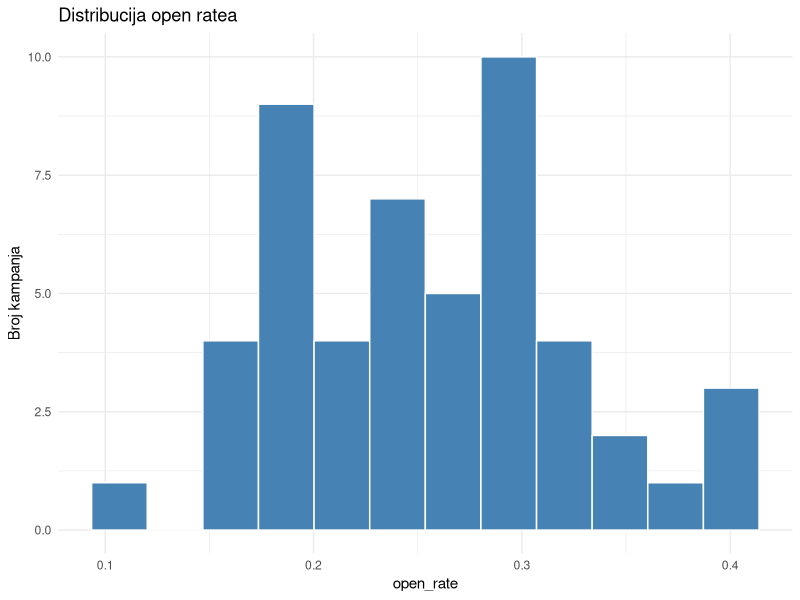
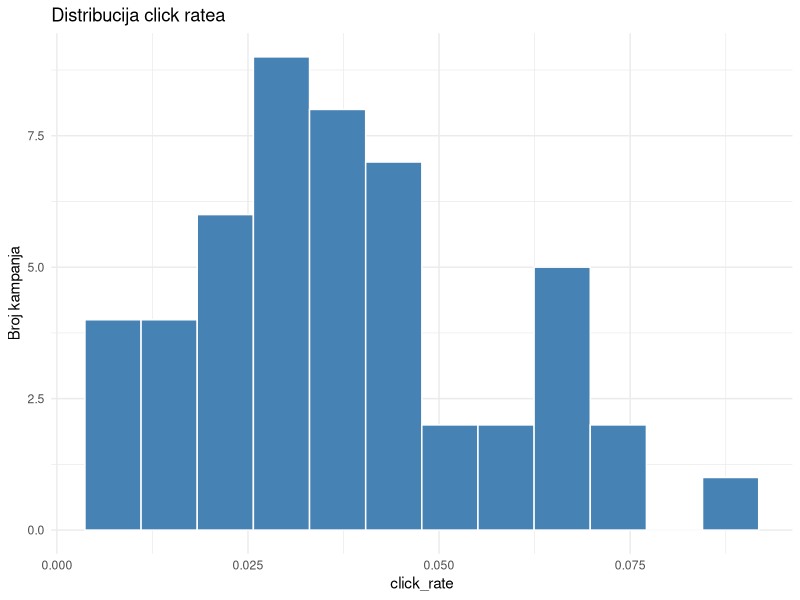
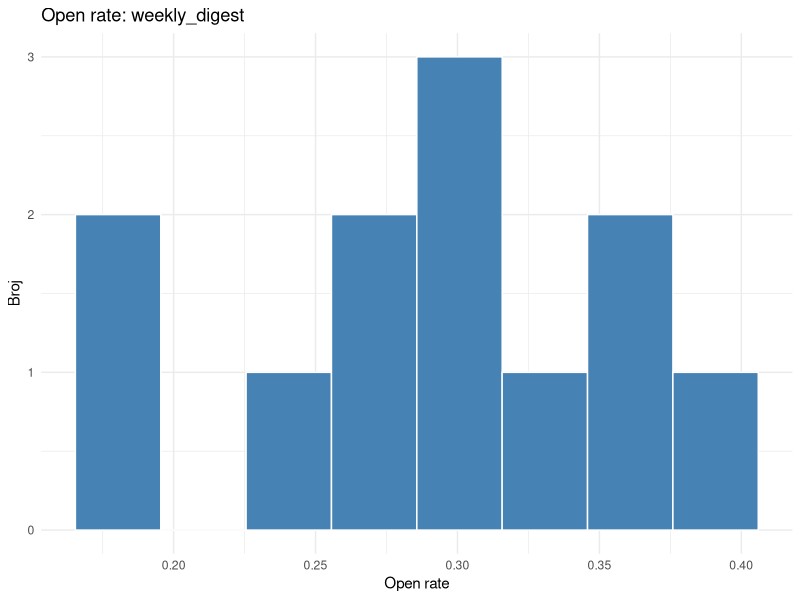
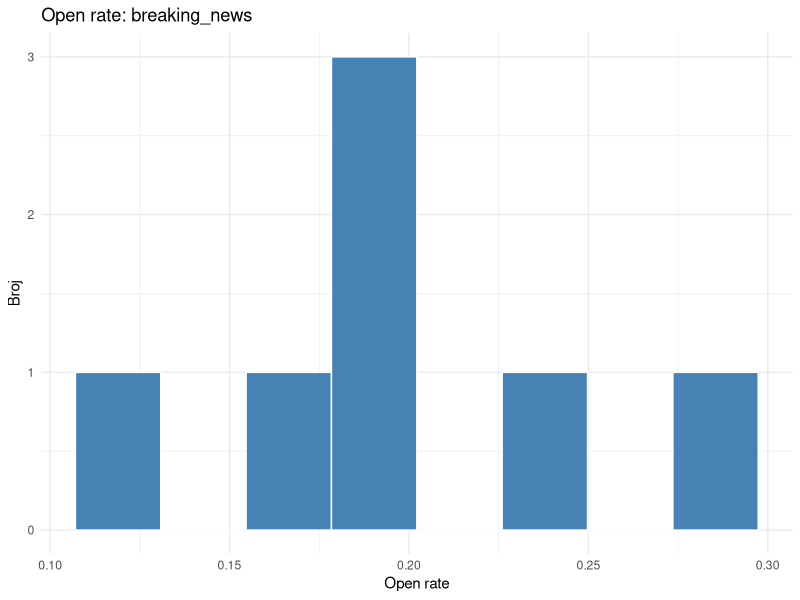
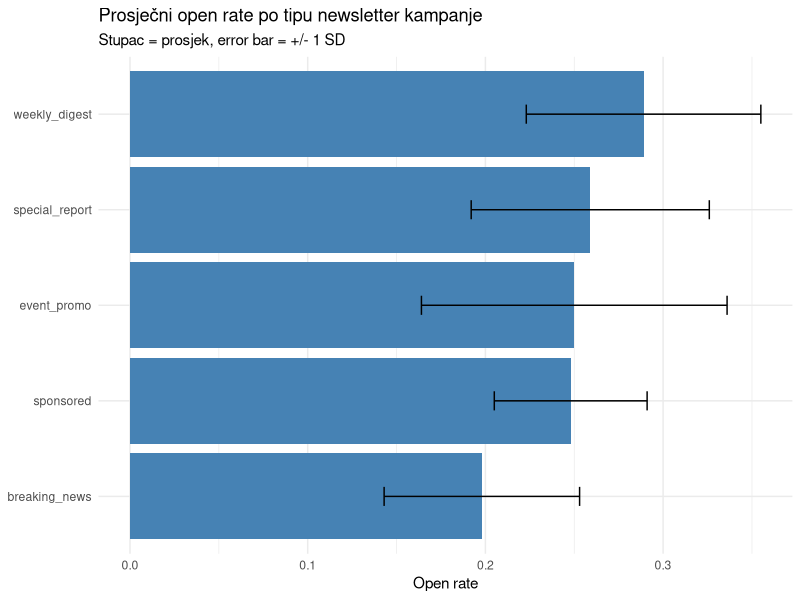
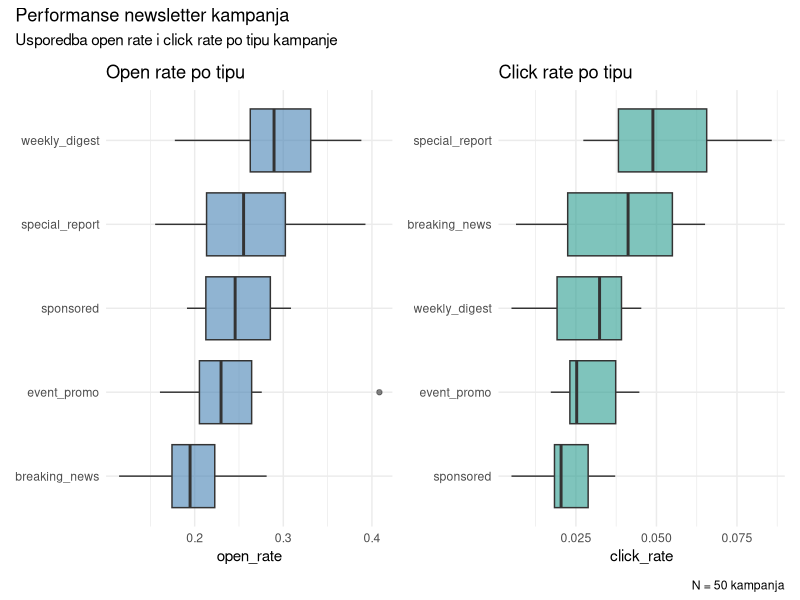
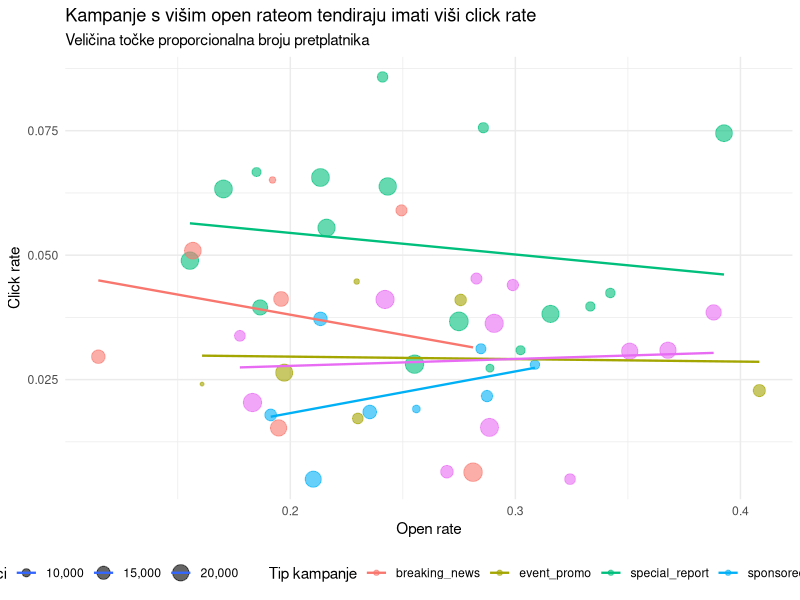

The R script that drew these images, in order:
## ---- chunk 1
#| label: setup
#| echo: true
#| message: false
#| warning: false

library(tidyverse)
## ---- chunk 2
#| label: ucitavanje-podataka
#| echo: true
#| message: false
#| warning: false

nl <- read_csv("../resources/datasets/newsletter_campaigns.csv")
glimpse(nl)
## ---- chunk 3
#| label: pregled-podataka
#| echo: true
#| message: false
#| warning: false

nl |>
  count(campaign_type, sort = TRUE)
## ---- chunk 4
#| label: kopiranje-koda
#| echo: true
#| message: false
#| warning: false

# Sažetak za weekly digest
nl |>
  filter(campaign_type == "weekly_digest") |>
  summarise(
    n = n(),
    or_prosjek = round(mean(open_rate), 3),
    or_medijan = round(median(open_rate), 3),
    or_sd = round(sd(open_rate), 3)
  )

# Sažetak za breaking news (kopiran kod s jednom promjenom)
nl |>
  filter(campaign_type == "breaking_news") |>
  summarise(
    n = n(),
    or_prosjek = round(mean(open_rate), 3),
    or_medijan = round(median(open_rate), 3),
    or_sd = round(sd(open_rate), 3)
  )
## ---- chunk 5
#| label: group-by-rjesenje
#| echo: true
#| message: false
#| warning: false

nl |>
  group_by(campaign_type) |>
  summarise(
    n = n(),
    or_prosjek = round(mean(open_rate), 3),
    or_medijan = round(median(open_rate), 3),
    or_sd = round(sd(open_rate), 3),
    .groups = "drop"
  )
## ---- chunk 6
#| label: funkcija-osnovna
#| echo: true
#| message: false
#| warning: false

# Funkcija koja pretvara postotke u razlomke
postotak_u_razlomak <- function(postotak) {
  postotak / 100
}

postotak_u_razlomak(25)
postotak_u_razlomak(73.5)
## ---- chunk 7
#| label: funkcija-vise-argumenata
#| echo: true
#| message: false
#| warning: false

# Funkcija za izračun engagement ratea
engagement_rate <- function(clicks, opens) {
  rate <- clicks / opens
  round(rate, 4)
}

engagement_rate(clicks = 150, opens = 1200)
engagement_rate(clicks = 80, opens = 500)
## ---- chunk 8
#| label: funkcija-default
#| echo: true
#| message: false
#| warning: false

# Funkcija za sažetak numeričke varijable
sazetak_varijable <- function(x, decimale = 2) {
  tibble(
    n = length(x),
    n_NA = sum(is.na(x)),
    prosjek = round(mean(x, na.rm = TRUE), decimale),
    medijan = round(median(x, na.rm = TRUE), decimale),
    sd = round(sd(x, na.rm = TRUE), decimale),
    min = round(min(x, na.rm = TRUE), decimale),
    max = round(max(x, na.rm = TRUE), decimale)
  )
}

# Korištenje s default decimala (2)
sazetak_varijable(nl$open_rate)

# Korištenje s 4 decimale
sazetak_varijable(nl$open_rate, decimale = 4)
## ---- chunk 9
#| label: funkcija-tibble
#| echo: true
#| message: false
#| warning: false

# Funkcija za sažetak kampanje po tipu
sazetak_kampanje <- function(data, tip) {
  data |>
    filter(campaign_type == tip) |>
    summarise(
      tip = tip,
      n = n(),
      prosjek_or = round(mean(open_rate), 3),
      prosjek_ctr = round(mean(click_rate), 4),
      ukupni_doseg = sum(subscribers),
      .groups = "drop"
    )
}

sazetak_kampanje(nl, "weekly_digest")
sazetak_kampanje(nl, "breaking_news")
## ---- chunk 10
#| label: funkcija-graf
#| echo: true
#| message: false
#| warning: false
#| fig-width: 7
#| fig-height: 4.5

graf_distribucije <- function(data, varijabla, naslov) {
  data |>
    ggplot(aes(x = .data[[varijabla]])) +
    geom_histogram(fill = "steelblue", color = "white", bins = 12) +
    labs(title = naslov, x = varijabla, y = "Broj kampanja") +
    theme_minimal()
}

graf_distribucije(nl, "open_rate", "Distribucija open ratea")
## ---- chunk 11
#| label: funkcija-graf-2
#| echo: true
#| message: false
#| warning: false
#| fig-width: 7
#| fig-height: 4.5

graf_distribucije(nl, "click_rate", "Distribucija click ratea")
## ---- chunk 12
#| label: if-else-osnovno
#| echo: true
#| message: false
#| warning: false

prosjek_or <- mean(nl$open_rate)

if (prosjek_or > 0.25) {
  cat("Prosječni open rate je iznad 25%, što je odličan rezultat.\n")
} else {
  cat("Prosječni open rate je ispod 25%, ima prostora za poboljšanje.\n")
}
## ---- chunk 13
#| label: if-elseif
#| echo: true
#| message: false
#| warning: false

ocijeni_kampanju <- function(open_rate) {
  if (open_rate > 0.30) {
    "izvrsna"
  } else if (open_rate > 0.20) {
    "dobra"
  } else if (open_rate > 0.10) {
    "prosječna"
  } else {
    "loša"
  }
}

ocijeni_kampanju(0.35)
ocijeni_kampanju(0.22)
ocijeni_kampanju(0.08)
## ---- chunk 14
#| label: if-vs-ifelse
#| echo: true
#| message: false
#| warning: false

# if_else() unutar mutate: radi na cijelom stupcu
nl |>
  mutate(
    ocjena = if_else(open_rate > 0.25, "iznad prosjeka", "ispod prosjeka")
  ) |>
  count(ocjena)

# Klasični if/else: radi s jednom vrijednošću
# (koristili smo ga u funkciji ocijeni_kampanju)
## ---- chunk 15
#| label: validacija
#| echo: true
#| message: false
#| warning: false

izracunaj_ctr <- function(clicks, impressions) {
  if (impressions <= 0) {
    warning("Broj impresija mora biti pozitivan. Vraćam NA.")
    return(NA_real_)
  }
  
  if (clicks < 0) {
    warning("Broj klikova ne može biti negativan. Vraćam NA.")
    return(NA_real_)
  }
  
  round(clicks / impressions, 4)
}

izracunaj_ctr(150, 5000)
izracunaj_ctr(150, 0)
izracunaj_ctr(-10, 5000)
## ---- chunk 16
#| label: for-osnovna
#| echo: true
#| message: false
#| warning: false

tipovi <- unique(nl$campaign_type)

for (tip in tipovi) {
  n <- nl |> filter(campaign_type == tip) |> nrow()
  cat(tip, ":", n, "kampanja\n")
}
## ---- chunk 17
#| label: for-rezultati
#| echo: true
#| message: false
#| warning: false

# Inicijalizirajte praznu listu za rezultate
rezultati <- list()

for (tip in tipovi) {
  saz <- nl |>
    filter(campaign_type == tip) |>
    summarise(
      tip = tip,
      n = n(),
      prosjek_or = round(mean(open_rate), 3),
      prosjek_ctr = round(mean(click_rate), 4)
    )
  
  rezultati[[tip]] <- saz
}

# Spojite sve rezultate u jedan tibble
bind_rows(rezultati)
## ---- chunk 18
#| label: for-grafovi
#| echo: true
#| message: false
#| warning: false
#| fig-width: 7
#| fig-height: 4

# Generiranje grafa za svaki tip kampanje
for (tip in c("weekly_digest", "breaking_news")) {
  p <- nl |>
    filter(campaign_type == tip) |>
    ggplot(aes(x = open_rate)) +
    geom_histogram(fill = "steelblue", color = "white", bins = 8) +
    labs(
      title = paste("Open rate:", tip),
      x = "Open rate",
      y = "Broj"
    ) +
    theme_minimal()
  
  print(p)
}
## ---- chunk 19
#| label: map-osnovno
#| echo: true
#| message: false
#| warning: false

tipovi <- unique(nl$campaign_type)

# map() vraća listu
rezultati <- map(tipovi, function(tip) {
  nl |>
    filter(campaign_type == tip) |>
    summarise(
      tip = tip,
      n = n(),
      prosjek_or = round(mean(open_rate), 3)
    )
})

bind_rows(rezultati)
## ---- chunk 20
#| label: map-lambda
#| echo: true
#| message: false
#| warning: false

# Skraćena lambda sintaksa: \(x) umjesto function(x)
rezultati <- map(tipovi, \(tip) {
  nl |>
    filter(campaign_type == tip) |>
    summarise(tip = tip, n = n(), prosjek_or = round(mean(open_rate), 3))
})

bind_rows(rezultati)
## ---- chunk 21
#| label: map-varijante
#| echo: true
#| message: false
#| warning: false

# map_dbl() vraća numerički vektor
prosjeci <- map_dbl(tipovi, \(tip) {
  nl |>
    filter(campaign_type == tip) |>
    pull(open_rate) |>
    mean()
})

tibble(tip = tipovi, prosjek_or = round(prosjeci, 3))
## ---- chunk 22
#| label: map-nest
#| echo: true
#| message: false
#| warning: false

nl |>
  group_by(campaign_type) |>
  nest() |>
  mutate(
    n = map_dbl(data, nrow),
    prosjek_or = map_dbl(data, \(df) mean(df$open_rate)),
    prosjek_ctr = map_dbl(data, \(df) mean(df$click_rate))
  ) |>
  select(-data) |>
  mutate(across(c(prosjek_or, prosjek_ctr), \(x) round(x, 4)))
## ---- chunk 23
#| label: dry-parametri
#| echo: true
#| message: false
#| warning: false

# PARAMETRI (mijenjajte ovdje, promjena se propagira svugdje)
min_kampanja_za_analizu <- 5
decimale <- 3
boja_grafova <- "steelblue"
kategorije_interesa <- c("weekly_digest", "breaking_news", "special_report")

# ANALIZA (koristi parametre odozgo)
nl_filtered <- nl |>
  filter(campaign_type %in% kategorije_interesa)

nl_filtered |>
  group_by(campaign_type) |>
  summarise(
    n = n(),
    prosjek_or = round(mean(open_rate), decimale),
    prosjek_ctr = round(mean(click_rate), decimale),
    .groups = "drop"
  ) |>
  filter(n >= min_kampanja_za_analizu)
## ---- chunk 24
#| label: pomocne-funkcije
#| echo: true
#| message: false
#| warning: false

# Pomoćne funkcije za newsletter analizu
sazetak_metrike <- function(data, metrika, decimale = 3) {
  data |>
    summarise(
      M = round(mean(.data[[metrika]], na.rm = TRUE), decimale),
      Med = round(median(.data[[metrika]], na.rm = TRUE), decimale),
      SD = round(sd(.data[[metrika]], na.rm = TRUE), decimale),
      Min = round(min(.data[[metrika]], na.rm = TRUE), decimale),
      Max = round(max(.data[[metrika]], na.rm = TRUE), decimale)
    )
}

ocjena_kampanje <- function(open_rate) {
  case_when(
    open_rate > 0.30 ~ "izvrsna",
    open_rate > 0.20 ~ "dobra",
    open_rate > 0.10 ~ "prosjecna",
    .default = "losa"
  )
}

# Korištenje pomoćnih funkcija
nl |>
  group_by(campaign_type) |>
  sazetak_metrike("open_rate")

nl |>
  mutate(ocjena = ocjena_kampanje(open_rate)) |>
  count(ocjena, sort = TRUE)
## ---- chunk 25
#| label: prakticni-primjer-funkcije
#| echo: true
#| message: false
#| warning: false

# Funkcija za kompletnu analizu jednog tipa kampanje
analiziraj_tip <- function(data, tip) {
  podaci <- data |> filter(campaign_type == tip)
  
  if (nrow(podaci) < 3) {
    return(NULL)  # Preskoči tipove s premalo podataka
  }
  
  saz <- podaci |>
    summarise(
      tip = tip,
      n = n(),
      or_M = round(mean(open_rate), 3),
      or_SD = round(sd(open_rate), 3),
      ctr_M = round(mean(click_rate), 4),
      prosj_pretplatnika = round(mean(subscribers), 0),
      prosj_rijeci = round(mean(word_count), 0)
    )
  
  saz
}

# Primjena na sve tipove
svi_tipovi <- unique(nl$campaign_type)

rezultati <- map(svi_tipovi, \(tip) analiziraj_tip(nl, tip)) |>
  bind_rows()

rezultati |>
  arrange(desc(or_M))
## ---- chunk 26
#| label: prakticni-primjer-graf
#| echo: true
#| message: false
#| warning: false
#| fig-width: 8
#| fig-height: 5

# Vizualizacija rezultata
rezultati |>
  mutate(tip = fct_reorder(tip, or_M)) |>
  ggplot(aes(x = tip, y = or_M)) +
  geom_col(fill = "steelblue") +
  geom_errorbar(
    aes(ymin = or_M - or_SD, ymax = or_M + or_SD),
    width = 0.2
  ) +
  coord_flip() +
  labs(
    title = "Prosječni open rate po tipu newsletter kampanje",
    subtitle = "Stupac = prosjek, error bar = +/- 1 SD",
    x = NULL,
    y = "Open rate"
  ) +
  theme_minimal()
## ---- chunk 27
#| label: list-files
#| echo: true
#| message: false
#| warning: false

# Popis svih CSV datoteka u datasets direktoriju
csv_datoteke <- list.files(
  path = "../resources/datasets/",
  pattern = "\\.csv$",
  full.names = TRUE
)

csv_datoteke
## ---- chunk 28
#| label: debug-izolacija
#| echo: true
#| message: false
#| warning: false

# Umjesto pokretanja cijelog pipelinea odjednom:
# nl |> filter(...) |> mutate(...) |> group_by(...) |> summarise(...)

# Pokrenite korak po korak:
korak1 <- nl |> filter(campaign_type == "weekly_digest")
korak1  # Provjerite: izgleda li ovo kako očekujete?

korak2 <- korak1 |> mutate(or_pct = open_rate * 100)
korak2 |> select(campaign_id, open_rate, or_pct) |> head(3)
# OK, ovo radi. Idemo dalje...

korak3 <- korak2 |>
  summarise(
    n = n(),
    prosjek = round(mean(or_pct), 1)
  )
korak3
## ---- chunk 29
#| label: debug-print
#| echo: true
#| message: false
#| warning: false

# Debugging s print naredbama
analiziraj_debug <- function(data, tip) {
  podaci <- data |> filter(campaign_type == tip)
  cat("Tip:", tip, "| Redova:", nrow(podaci), "\n")  # Debug ispis
  
  if (nrow(podaci) == 0) {
    cat("UPOZORENJE: nema podataka za tip", tip, "\n")
    return(NULL)
  }
  
  podaci |>
    summarise(
      tip = tip,
      n = n(),
      or_M = round(mean(open_rate), 3)
    )
}

# Testirajte s poznatim i nepoznatim tipom
analiziraj_debug(nl, "weekly_digest")
analiziraj_debug(nl, "nepostojeci_tip")
## ---- chunk 30
#| label: quarto-opcije-demo
#| echo: true
#| message: false
#| warning: false

# echo: true   -> prikaži kod u dokumentu
# echo: false  -> sakrij kod, prikaži samo rezultat
# eval: true   -> izvrši kod
# eval: false  -> ne izvršavaj (samo prikaži kod)
# message: false -> sakrij poruke paketa
# warning: false -> sakrij upozorenja
# fig-width: 8  -> širina grafa u inčima
# fig-height: 5 -> visina grafa u inčima

# Za izvještaj klijentu: echo: false (ne želi vidjeti kod)
# Za kolegicu analitičarku: echo: true (želi vidjeti kako ste to napravili)
## ---- chunk 31
#| label: quarto-inline-priprema
#| echo: true
#| message: false
#| warning: false

n_kampanja <- nrow(nl)
prosjek_or <- round(mean(nl$open_rate) * 100, 1)
najbolji_tip <- nl |>
  group_by(campaign_type) |>
  summarise(or = mean(open_rate), .groups = "drop") |>
  slice_max(or) |>
  pull(campaign_type)
## ---- chunk 32
#| label: map2-primjer
#| echo: true
#| message: false
#| warning: false

# Dva vektora: metrike i njihovi naslovi
metrike <- c("open_rate", "click_rate")
naslovi <- c("Open rate kampanja", "Click rate kampanja")

# map2 iterira paralelno: prvi element s prvim, drugi s drugim
rezultati <- map2(metrike, naslovi, \(metrika, naslov) {
  nl |>
    sazetak_metrike(metrika) |>
    mutate(metrika = naslov)
})

bind_rows(rezultati)
## ---- chunk 33
#| label: imap-primjer
#| echo: true
#| message: false
#| warning: false

# imap daje i element i njegovo ime/indeks
nl |>
  group_by(campaign_type) |>
  group_split() |>
  set_names(unique(nl$campaign_type) |> sort()) |>
  imap(\(podaci, ime) {
    tibble(
      tip = ime,
      n = nrow(podaci),
      or_M = round(mean(podaci$open_rate), 3)
    )
  }) |>
  bind_rows()
## ---- chunk 34
#| label: possibly-primjer
#| echo: true
#| message: false
#| warning: false

# Funkcija koja ponekad pada
opasna_funkcija <- function(tip) {
  podaci <- nl |> filter(campaign_type == tip)
  if (nrow(podaci) < 3) stop("Premalo podataka!")
  mean(podaci$open_rate)
}

# Bez zaštite: jedna greška ruši sve
# map_dbl(c("weekly_digest", "nepostojeci"), opasna_funkcija)  # Error!

# S zaštitom: greška vraća NA, ostali rezultati ostaju
sigurna_funkcija <- possibly(opasna_funkcija, otherwise = NA_real_)

map_dbl(c("weekly_digest", "nepostojeci", "breaking_news"), sigurna_funkcija)
## ---- chunk 35
#| label: kompletna-setup
#| echo: true
#| message: false
#| warning: false

library(patchwork)

# PARAMETRI
min_kampanja <- 3
decimale <- 3
fokus_metrike <- c("open_rate", "click_rate", "unsubscribe_rate")
## ---- chunk 36
#| label: kompletna-funkcije
#| echo: true
#| message: false
#| warning: false

# POMOĆNE FUNKCIJE
sazetak_tipa <- function(data, tip, dec = 3) {
  d <- data |> filter(campaign_type == tip)
  
  if (nrow(d) < min_kampanja) return(NULL)
  
  tibble(
    tip = tip,
    n = nrow(d),
    or_M = round(mean(d$open_rate), dec),
    or_SD = round(sd(d$open_rate), dec),
    ctr_M = round(mean(d$click_rate), dec + 1),
    unsub_M = round(mean(d$unsubscribe_rate), dec + 2),
    prosj_rijeci = round(mean(d$word_count), 0),
    udio_sa_slikom = round(mean(d$has_image), 2)
  )
}

graf_usporedba <- function(data, metrika, naslov, boja = "steelblue") {
  data |>
    ggplot(aes(x = fct_reorder(campaign_type, .data[[metrika]]),
               y = .data[[metrika]])) +
    geom_boxplot(fill = boja, alpha = 0.6) +
    coord_flip() +
    labs(title = naslov, x = NULL, y = metrika) +
    theme_minimal()
}
## ---- chunk 37
#| label: kompletna-analiza
#| echo: true
#| message: false
#| warning: false

# ANALIZA
tipovi <- unique(nl$campaign_type)

# Sažetak za sve tipove (s automatskim preskakanjem malih grupa)
tablica_sazetka <- map(tipovi, \(t) sazetak_tipa(nl, t, decimale)) |>
  bind_rows() |>
  arrange(desc(or_M))

tablica_sazetka
## ---- chunk 38
#| label: kompletna-stil-analiza
#| echo: true
#| message: false
#| warning: false

# Analiza po stilu naslova (unutar svake kampanje)
nl |>
  group_by(campaign_type, subject_style) |>
  summarise(
    n = n(),
    or_M = round(mean(open_rate), 3),
    .groups = "drop"
  ) |>
  filter(n >= 2) |>
  pivot_wider(
    names_from = subject_style,
    values_from = or_M
  )
## ---- chunk 39
#| label: kompletna-vizualizacija
#| echo: true
#| message: false
#| warning: false
#| fig-width: 10
#| fig-height: 5

# VIZUALIZACIJA
g1 <- graf_usporedba(nl, "open_rate", "Open rate po tipu")
g2 <- graf_usporedba(nl, "click_rate", "Click rate po tipu", boja = "#2a9d8f")

g1 + g2 +
  plot_annotation(
    title = "Performanse newsletter kampanja",
    subtitle = "Usporedba open rate i click rate po tipu kampanje",
    caption = paste("N =", nrow(nl), "kampanja")
  )
## ---- chunk 40
#| label: kompletna-scatter
#| echo: true
#| message: false
#| warning: false
#| fig-width: 8
#| fig-height: 5

# Odnos open rate i click rate
nl |>
  ggplot(aes(x = open_rate, y = click_rate, color = campaign_type, size = subscribers)) +
  geom_point(alpha = 0.6) +
  geom_smooth(method = "lm", se = FALSE, linewidth = 0.8) +
  scale_size_continuous(labels = scales::label_comma()) +
  labs(
    title = "Kampanje s višim open rateom tendiraju imati viši click rate",
    subtitle = "Veličina točke proporcionalna broju pretplatnika",
    x = "Open rate",
    y = "Click rate",
    color = "Tip kampanje",
    size = "Pretplatnici"
  ) +
  theme_minimal() +
  theme(legend.position = "bottom")
## ---- chunk 41
#| label: kompletna-dan-sat
#| echo: true
#| message: false
#| warning: false
#| fig-width: 8
#| fig-height: 5

# Kada slati newsletter?
nl |>
  mutate(
    dio_dana = case_when(
      send_hour < 10 ~ "jutro (6-9)",
      send_hour < 14 ~ "prijepodne (10-13)",
      send_hour < 18 ~ "poslijepodne (14-17)",
      .default = "navečer (18+)"
    )
  ) |>
  group_by(dio_dana) |>
  summarise(
    n = n(),
    or_M = round(mean(open_rate), 3),
    ctr_M = round(mean(click_rate), 4),
    .groups = "drop"
  ) |>
  arrange(desc(or_M))
## ---- chunk 42
#| label: kompletna-kljucni-nalaz
#| echo: true
#| message: false
#| warning: false

# KLJUČNI NALAZ: koji faktori predviđaju open rate?
nl |>
  summarise(
    kor_rijeci_or = round(cor(word_count, open_rate), 3),
    kor_linkovi_ctr = round(cor(n_links, click_rate), 3),
    kor_pretplatnici_or = round(cor(subscribers, open_rate), 3)
  )
